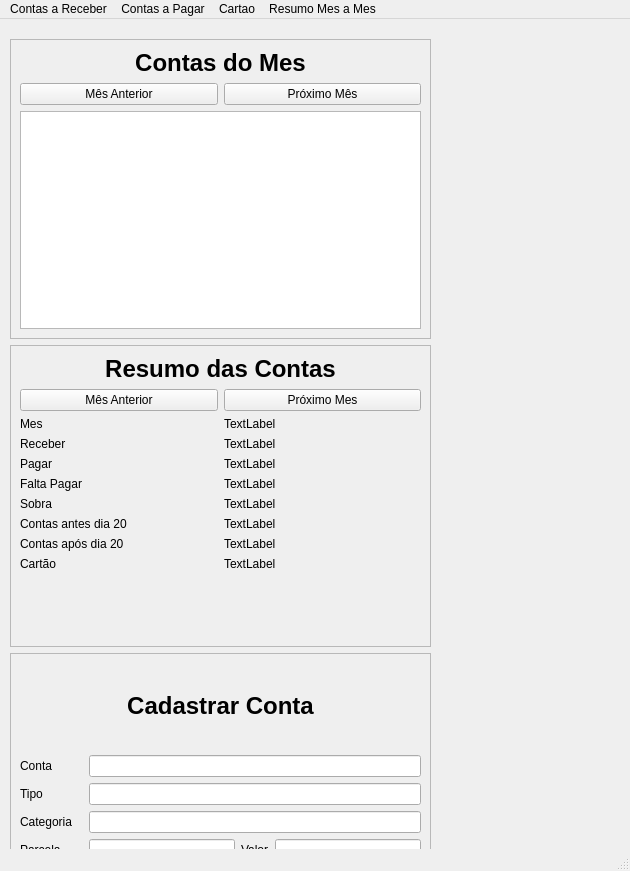
<?xml version="1.0" encoding="UTF-8"?>
<ui version="4.0">
 <class>MainWindow</class>
 <widget class="QMainWindow" name="MainWindow">
  <property name="geometry">
   <rect>
    <x>0</x>
    <y>0</y>
    <width>630</width>
    <height>871</height>
   </rect>
  </property>
  <property name="windowTitle">
   <string>MainWindow</string>
  </property>
  <widget class="QWidget" name="centralwidget">
   <widget class="QWidget" name="verticalLayoutWidget">
    <property name="geometry">
     <rect>
      <x>10</x>
      <y>20</y>
      <width>423</width>
      <height>914</height>
     </rect>
    </property>
    <layout class="QVBoxLayout" name="verticalLayout">
     <item>
      <widget class="QFrame" name="frame_lista">
       <property name="minimumSize">
        <size>
         <width>421</width>
         <height>300</height>
        </size>
       </property>
       <property name="maximumSize">
        <size>
         <width>421</width>
         <height>300</height>
        </size>
       </property>
       <property name="frameShape">
        <enum>QFrame::StyledPanel</enum>
       </property>
       <property name="frameShadow">
        <enum>QFrame::Raised</enum>
       </property>
       <layout class="QGridLayout" name="gridLayout_6">
        <item row="1" column="0">
         <layout class="QGridLayout" name="gridLayout_5">
          <item row="2" column="0" colspan="2">
           <widget class="QListWidget" name="listWidget"/>
          </item>
          <item row="1" column="1">
           <widget class="QPushButton" name="btn_avanca_Mes1">
            <property name="text">
             <string>Próximo Mês</string>
            </property>
           </widget>
          </item>
          <item row="1" column="0">
           <widget class="QPushButton" name="btn_volta_Mes1">
            <property name="text">
             <string>Mês Anterior</string>
            </property>
           </widget>
          </item>
         </layout>
        </item>
        <item row="0" column="0">
         <widget class="QLabel" name="label_15">
          <property name="font">
           <font>
            <pointsize>18</pointsize>
            <weight>75</weight>
            <bold>true</bold>
           </font>
          </property>
          <property name="text">
           <string>Contas do Mes</string>
          </property>
          <property name="alignment">
           <set>Qt::AlignCenter</set>
          </property>
         </widget>
        </item>
       </layout>
      </widget>
     </item>
     <item>
      <widget class="QFrame" name="frame_resumo">
       <property name="minimumSize">
        <size>
         <width>421</width>
         <height>300</height>
        </size>
       </property>
       <property name="maximumSize">
        <size>
         <width>421</width>
         <height>500</height>
        </size>
       </property>
       <property name="frameShape">
        <enum>QFrame::StyledPanel</enum>
       </property>
       <property name="frameShadow">
        <enum>QFrame::Raised</enum>
       </property>
       <layout class="QGridLayout" name="gridLayout_3">
        <item row="0" column="0">
         <widget class="QLabel" name="lbl_titulo_2">
          <property name="font">
           <font>
            <pointsize>18</pointsize>
            <weight>75</weight>
            <bold>true</bold>
           </font>
          </property>
          <property name="text">
           <string>Resumo das Contas</string>
          </property>
          <property name="alignment">
           <set>Qt::AlignCenter</set>
          </property>
         </widget>
        </item>
        <item row="1" column="0">
         <layout class="QGridLayout" name="gridLayout_4">
          <item row="6" column="1">
           <widget class="QLabel" name="lbl_antes20">
            <property name="text">
             <string>TextLabel</string>
            </property>
           </widget>
          </item>
          <item row="8" column="0">
           <widget class="QLabel" name="label_14">
            <property name="text">
             <string>Cartão</string>
            </property>
           </widget>
          </item>
          <item row="8" column="1">
           <widget class="QLabel" name="lbl_cartao">
            <property name="text">
             <string>TextLabel</string>
            </property>
           </widget>
          </item>
          <item row="5" column="0">
           <widget class="QLabel" name="label_11">
            <property name="text">
             <string>Sobra</string>
            </property>
           </widget>
          </item>
          <item row="1" column="1">
           <widget class="QLabel" name="lbl_mes">
            <property name="text">
             <string>TextLabel</string>
            </property>
           </widget>
          </item>
          <item row="5" column="1">
           <widget class="QLabel" name="lbl_sobra">
            <property name="text">
             <string>TextLabel</string>
            </property>
           </widget>
          </item>
          <item row="7" column="1">
           <widget class="QLabel" name="lbl_depois20">
            <property name="text">
             <string>TextLabel</string>
            </property>
           </widget>
          </item>
          <item row="4" column="1">
           <widget class="QLabel" name="lbl_falta">
            <property name="text">
             <string>TextLabel</string>
            </property>
           </widget>
          </item>
          <item row="2" column="1">
           <widget class="QLabel" name="lbl_receber">
            <property name="text">
             <string>TextLabel</string>
            </property>
           </widget>
          </item>
          <item row="7" column="0">
           <widget class="QLabel" name="label_13">
            <property name="text">
             <string>Contas após dia 20</string>
            </property>
           </widget>
          </item>
          <item row="6" column="0">
           <widget class="QLabel" name="label_12">
            <property name="text">
             <string>Contas antes dia 20</string>
            </property>
           </widget>
          </item>
          <item row="2" column="0">
           <widget class="QLabel" name="label_8">
            <property name="text">
             <string>Receber</string>
            </property>
           </widget>
          </item>
          <item row="0" column="0">
           <widget class="QPushButton" name="btn_volta_Mes">
            <property name="text">
             <string>Mês Anterior</string>
            </property>
           </widget>
          </item>
          <item row="3" column="1">
           <widget class="QLabel" name="lbl_pagar">
            <property name="text">
             <string>TextLabel</string>
            </property>
           </widget>
          </item>
          <item row="4" column="0">
           <widget class="QLabel" name="label_10">
            <property name="text">
             <string>Falta Pagar</string>
            </property>
           </widget>
          </item>
          <item row="1" column="0">
           <widget class="QLabel" name="label_7">
            <property name="text">
             <string>Mes</string>
            </property>
           </widget>
          </item>
          <item row="0" column="1">
           <widget class="QPushButton" name="btn_avanca_Mes">
            <property name="text">
             <string>Próximo Mes</string>
            </property>
           </widget>
          </item>
          <item row="3" column="0">
           <widget class="QLabel" name="label_9">
            <property name="text">
             <string>Pagar</string>
            </property>
           </widget>
          </item>
          <item row="9" column="0" colspan="2">
           <widget class="QLabel" name="lbl_grafico">
            <property name="minimumSize">
             <size>
              <width>0</width>
              <height>250</height>
             </size>
            </property>
            <property name="text">
             <string/>
            </property>
           </widget>
          </item>
         </layout>
        </item>
       </layout>
      </widget>
     </item>
     <item>
      <widget class="QFrame" name="frame_cadastro">
       <property name="minimumSize">
        <size>
         <width>421</width>
         <height>300</height>
        </size>
       </property>
       <property name="maximumSize">
        <size>
         <width>421</width>
         <height>300</height>
        </size>
       </property>
       <property name="frameShape">
        <enum>QFrame::StyledPanel</enum>
       </property>
       <property name="frameShadow">
        <enum>QFrame::Raised</enum>
       </property>
       <layout class="QGridLayout" name="gridLayout_2">
        <item row="1" column="0">
         <layout class="QGridLayout" name="gridLayout">
          <item row="0" column="0">
           <widget class="QLabel" name="label">
            <property name="text">
             <string>Conta</string>
            </property>
           </widget>
          </item>
          <item row="4" column="0">
           <widget class="QLabel" name="label_6">
            <property name="text">
             <string>Vencimento</string>
            </property>
           </widget>
          </item>
          <item row="3" column="1">
           <widget class="QLineEdit" name="ed_parcela"/>
          </item>
          <item row="4" column="1" colspan="3">
           <layout class="QHBoxLayout" name="horizontalLayout">
            <item>
             <widget class="QLineEdit" name="ed_dia"/>
            </item>
            <item>
             <widget class="QLineEdit" name="ed_mes"/>
            </item>
            <item>
             <widget class="QLineEdit" name="ed_ano"/>
            </item>
           </layout>
          </item>
          <item row="3" column="2">
           <widget class="QLabel" name="label_5">
            <property name="text">
             <string>Valor</string>
            </property>
           </widget>
          </item>
          <item row="2" column="0">
           <widget class="QLabel" name="label_3">
            <property name="text">
             <string>Categoria</string>
            </property>
           </widget>
          </item>
          <item row="2" column="1" colspan="3">
           <widget class="QLineEdit" name="ed_categoria"/>
          </item>
          <item row="3" column="0">
           <widget class="QLabel" name="label_4">
            <property name="text">
             <string>Parcela</string>
            </property>
           </widget>
          </item>
          <item row="3" column="3">
           <widget class="QLineEdit" name="ed_valor"/>
          </item>
          <item row="1" column="1" colspan="3">
           <widget class="QLineEdit" name="ed_tipo"/>
          </item>
          <item row="6" column="0" colspan="4">
           <layout class="QHBoxLayout" name="horizontalLayout_2">
            <item>
             <widget class="QPushButton" name="pushButton_2">
              <property name="text">
               <string>Deletar</string>
              </property>
             </widget>
            </item>
            <item>
             <widget class="QPushButton" name="pushButton_3">
              <property name="text">
               <string>Atualizar</string>
              </property>
             </widget>
            </item>
            <item>
             <widget class="QPushButton" name="pushButton">
              <property name="text">
               <string>Cadastrar</string>
              </property>
             </widget>
            </item>
           </layout>
          </item>
          <item row="1" column="0">
           <widget class="QLabel" name="label_2">
            <property name="text">
             <string>Tipo</string>
            </property>
           </widget>
          </item>
          <item row="0" column="1" colspan="3">
           <widget class="QLineEdit" name="ed_conta"/>
          </item>
          <item row="5" column="0" colspan="4">
           <widget class="QCheckBox" name="checkBox">
            <property name="layoutDirection">
             <enum>Qt::LeftToRight</enum>
            </property>
            <property name="text">
             <string>Pago</string>
            </property>
           </widget>
          </item>
         </layout>
        </item>
        <item row="0" column="0">
         <widget class="QLabel" name="lbl_titulo">
          <property name="font">
           <font>
            <pointsize>18</pointsize>
            <weight>75</weight>
            <bold>true</bold>
           </font>
          </property>
          <property name="text">
           <string>Cadastrar Conta</string>
          </property>
          <property name="alignment">
           <set>Qt::AlignCenter</set>
          </property>
         </widget>
        </item>
       </layout>
      </widget>
     </item>
    </layout>
   </widget>
  </widget>
  <widget class="QMenuBar" name="menubar">
   <property name="geometry">
    <rect>
     <x>0</x>
     <y>0</y>
     <width>630</width>
     <height>22</height>
    </rect>
   </property>
   <widget class="QMenu" name="menuReceber">
    <property name="title">
     <string>Contas a Receber</string>
    </property>
   </widget>
   <widget class="QMenu" name="menuPagar">
    <property name="title">
     <string>Contas a Pagar</string>
    </property>
   </widget>
   <widget class="QMenu" name="menuCartao">
    <property name="title">
     <string>Cartao</string>
    </property>
   </widget>
   <widget class="QMenu" name="menuResumo_Mes_a_Mes">
    <property name="title">
     <string>Resumo Mes a Mes</string>
    </property>
   </widget>
   <addaction name="menuReceber"/>
   <addaction name="menuPagar"/>
   <addaction name="menuCartao"/>
   <addaction name="menuResumo_Mes_a_Mes"/>
  </widget>
  <widget class="QStatusBar" name="statusbar"/>
 </widget>
 <tabstops>
  <tabstop>ed_conta</tabstop>
  <tabstop>ed_tipo</tabstop>
  <tabstop>ed_categoria</tabstop>
  <tabstop>ed_parcela</tabstop>
  <tabstop>ed_valor</tabstop>
  <tabstop>ed_dia</tabstop>
  <tabstop>ed_mes</tabstop>
  <tabstop>ed_ano</tabstop>
  <tabstop>checkBox</tabstop>
  <tabstop>pushButton_2</tabstop>
  <tabstop>pushButton_3</tabstop>
  <tabstop>pushButton</tabstop>
  <tabstop>btn_volta_Mes</tabstop>
  <tabstop>btn_avanca_Mes</tabstop>
 </tabstops>
 <resources/>
 <connections/>
</ui>
